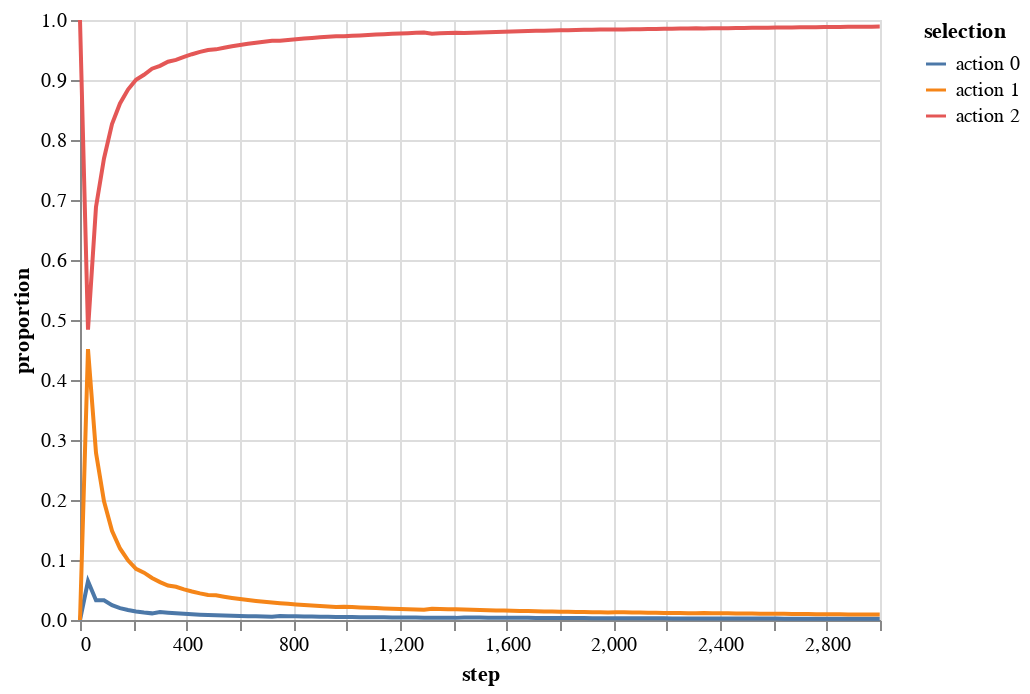

Notebook cell for this chart:
### Code cell
env.altair_action_history(name='ucb')

### Figure 1 — Vega-Lite specification as saved in the notebook (floating-point values rounded to 4 significant figures; data arrays with more than 128 entries replaced by an {"elided": "..."} marker saying what was removed)
{"config": {"view": {"continuousWidth": 400, "continuousHeight": 300}}, "data": {"name": "data-b9df6649781d8456f619f712bcb2e822"}, "mark": "line", "encoding": {"color": {"type": "nominal", "field": "selection"}, "x": {"type": "quantitative", "field": "step"}, "y": {"type": "quantitative", "field": "proportion"}}, "$schema": "https://vega.github.io/schema/vega-lite/v4.8.1.json", "datasets": {"data-b9df6649781d8456f619f712bcb2e822": {"elided": "303 records"}}}
